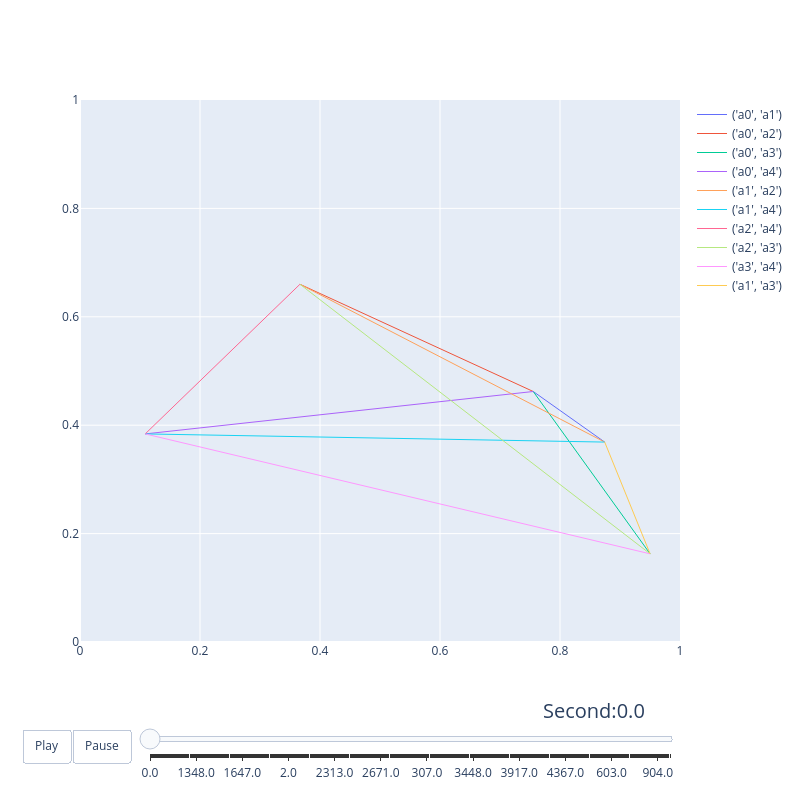

Write notebook code for a chart like this one.
### Code cell
import plotly.graph_objects as go
import numpy as np


def new_value(value):
    OldMin = edges.weight.min()
    OldMax = edges.weight.max()
    OldRange = OldMax - OldMin
    NewMin = 0
    NewMax = 20
    NewRange = 20 - 0
    return round((((value - OldMin) * NewRange) / OldRange) + NewMin)


fig = go.Figure()
links = edges.edge.unique()
times = edges.timestamp.unique()
# TRACES
for link in links:
    x = edges[(edges.edge == link)].head(1).X.values[0]
    y = edges[(edges.edge == link)].head(1).Y.values[0]
    fig.add_scatter(x=x, y=y, name=str(link), mode="lines", line_width=1)

# SLIDER
sliders_dict = {
    "active": 0,
    "yanchor": "top",
    "xanchor": "left",
    "currentvalue": {
        "font": {"size": 20},
        "prefix": "Second:",
        "visible": True,
        "xanchor": "right",
    },
    "transition": {"duration": 25, "easing": "cubic-in-out"},
    "pad": {"b": 10, "t": 50},
    "len": 0.9,
    "x": 0.1,
    "y": 0,
    "steps": [],
}

# FRAMES
frames = []
for time in times:
    data = []
    for link in links:
        row = edges[(edges.edge == link) & (edges.timestamp == time)]
        data.append(
            go.Scatter(
                x=row.X.values[0],
                y=row.Y.values[0],
                name=f"{str(link)} - {row.weight.values[0]}",
                mode="lines",
                line_width=new_value(row.weight.values[0]),
            )
        )
    frames.append(go.Frame(data=data, traces=list(range(len(links))), name=str(time)))
    slider_step = {
        "args": [
            [str(time)],
            {
                "mode": "immediate",
                "transition": {"duration": 25},
            },
        ],
        "label": str(time),
        "method": "animate",
    }
    sliders_dict["steps"].append(slider_step)


fig.update(frames=frames)
updatemenus = [
    dict(
        buttons=[
            dict(
                args=[
                    None,
                    {"frame": {"duration": 50, "redraw": True}, "fromcurrent": True},
                ],
                label="Play",
                method="animate",
            ),
            dict(
                args=[
                    [None],
                    {
                        "frame": {"duration": 0, "redraw": False},
                        "mode": "immediate",
                        "transition": {"duration": 0},
                    },
                ],
                label="Pause",
                method="animate",
            ),
        ],
        direction="left",
        pad={"r": 10, "t": 87},
        showactive=False,
        type="buttons",
        x=0.1,
        xanchor="right",
        y=0,
        yanchor="top",
    )
]

fig.update_layout(
    width=800,
    height=800,
    updatemenus=updatemenus,
    sliders=[sliders_dict],
)
fig.update_xaxes(range=[0, 1])
fig.update_yaxes(range=[0, 1])
fig
